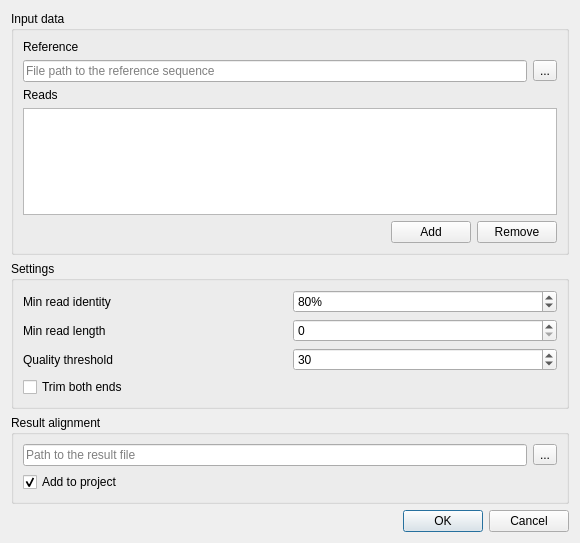
<?xml version="1.0" encoding="UTF-8"?>
<ui version="4.0">
 <class>AlignToReferenceBlastDialog</class>
 <widget class="QDialog" name="AlignToReferenceBlastDialog">
  <property name="geometry">
   <rect>
    <x>0</x>
    <y>0</y>
    <width>580</width>
    <height>543</height>
   </rect>
  </property>
  <property name="windowTitle">
   <string>Align Sanger Reads to Reference</string>
  </property>
  <layout class="QVBoxLayout" name="verticalLayout">
   <item>
    <widget class="QGroupBox" name="groupBox_2">
     <property name="title">
      <string>Input data</string>
     </property>
     <layout class="QVBoxLayout" name="verticalLayout_3">
      <item>
       <widget class="QLabel" name="label_2">
        <property name="text">
         <string>Reference</string>
        </property>
       </widget>
      </item>
      <item>
       <layout class="QHBoxLayout" name="horizontalLayout_3">
        <property name="topMargin">
         <number>0</number>
        </property>
        <item>
         <widget class="QLineEdit" name="referenceLineEdit">
          <property name="placeholderText">
           <string>File path to the reference sequence</string>
          </property>
         </widget>
        </item>
        <item>
         <widget class="QToolButton" name="setReferenceButton">
          <property name="text">
           <string>...</string>
          </property>
         </widget>
        </item>
       </layout>
      </item>
      <item>
       <widget class="QLabel" name="label">
        <property name="text">
         <string>Reads</string>
        </property>
       </widget>
      </item>
      <item>
       <widget class="QListWidget" name="readsListWidget"/>
      </item>
      <item>
       <layout class="QHBoxLayout" name="horizontalLayout_2">
        <item>
         <spacer name="horizontalSpacer">
          <property name="orientation">
           <enum>Qt::Horizontal</enum>
          </property>
          <property name="sizeHint" stdset="0">
           <size>
            <width>40</width>
            <height>20</height>
           </size>
          </property>
         </spacer>
        </item>
        <item>
         <widget class="QPushButton" name="addReadButton">
          <property name="text">
           <string>Add</string>
          </property>
         </widget>
        </item>
        <item>
         <widget class="QPushButton" name="removeReadButton">
          <property name="text">
           <string>Remove</string>
          </property>
         </widget>
        </item>
       </layout>
      </item>
     </layout>
    </widget>
   </item>
   <item>
    <widget class="QGroupBox" name="groupBox_3">
     <property name="title">
      <string>Settings</string>
     </property>
     <layout class="QGridLayout" name="gridLayout_2">
      <item row="1" column="1">
       <widget class="QSpinBox" name="minLenSpinBox">
        <property name="maximum">
         <number>999999999</number>
        </property>
        <property name="singleStep">
         <number>10</number>
        </property>
       </widget>
      </item>
      <item row="3" column="1">
       <widget class="QSpinBox" name="qualitySpinBox">
        <property name="maximum">
         <number>999999999</number>
        </property>
        <property name="value">
         <number>30</number>
        </property>
       </widget>
      </item>
      <item row="3" column="0">
       <widget class="QLabel" name="label_5">
        <property name="text">
         <string>Quality threshold</string>
        </property>
       </widget>
      </item>
      <item row="1" column="0">
       <widget class="QLabel" name="label_3">
        <property name="text">
         <string>Min read length</string>
        </property>
       </widget>
      </item>
      <item row="4" column="0">
       <widget class="QCheckBox" name="trimCheckBox">
        <property name="text">
         <string>Trim both ends</string>
        </property>
       </widget>
      </item>
      <item row="0" column="0">
       <widget class="QLabel" name="label_4">
        <property name="text">
         <string>Min read identity</string>
        </property>
       </widget>
      </item>
      <item row="0" column="1">
       <widget class="QSpinBox" name="minIdentitySpinBox">
        <property name="suffix">
         <string>%</string>
        </property>
        <property name="singleStep">
         <number>10</number>
        </property>
        <property name="value">
         <number>80</number>
        </property>
       </widget>
      </item>
     </layout>
    </widget>
   </item>
   <item>
    <widget class="QGroupBox" name="groupBox">
     <property name="title">
      <string>Result alignment</string>
     </property>
     <layout class="QVBoxLayout" name="verticalLayout_2">
      <item>
       <layout class="QHBoxLayout" name="horizontalLayout">
        <item>
         <widget class="QLineEdit" name="outputLineEdit">
          <property name="placeholderText">
           <string>Path to the result file</string>
          </property>
         </widget>
        </item>
        <item>
         <widget class="QToolButton" name="setOutputButton">
          <property name="text">
           <string>...</string>
          </property>
         </widget>
        </item>
       </layout>
      </item>
      <item>
       <widget class="QCheckBox" name="addToProjectCheckbox">
        <property name="text">
         <string>Add to project</string>
        </property>
        <property name="checked">
         <bool>true</bool>
        </property>
       </widget>
      </item>
     </layout>
    </widget>
   </item>
   <item>
    <widget class="QDialogButtonBox" name="buttonBox">
     <property name="orientation">
      <enum>Qt::Horizontal</enum>
     </property>
     <property name="standardButtons">
      <set>QDialogButtonBox::Cancel|QDialogButtonBox::Ok</set>
     </property>
    </widget>
   </item>
  </layout>
 </widget>
 <resources/>
 <connections>
  <connection>
   <sender>buttonBox</sender>
   <signal>accepted()</signal>
   <receiver>AlignToReferenceBlastDialog</receiver>
   <slot>accept()</slot>
   <hints>
    <hint type="sourcelabel">
     <x>248</x>
     <y>254</y>
    </hint>
    <hint type="destinationlabel">
     <x>157</x>
     <y>274</y>
    </hint>
   </hints>
  </connection>
  <connection>
   <sender>buttonBox</sender>
   <signal>rejected()</signal>
   <receiver>AlignToReferenceBlastDialog</receiver>
   <slot>reject()</slot>
   <hints>
    <hint type="sourcelabel">
     <x>316</x>
     <y>260</y>
    </hint>
    <hint type="destinationlabel">
     <x>286</x>
     <y>274</y>
    </hint>
   </hints>
  </connection>
 </connections>
</ui>
